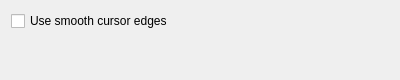
<?xml version="1.0" encoding="UTF-8"?>
<ui version="4.0">
	<class>KWin::XorCursorEffectConfigForm</class>
<widget class="QWidget" name="KWin::XorCursorEffectConfigForm">
	<property name="geometry">
	<rect>
	<x>0</x>
<y>0</y>
<width>400</width>
<height>80</height>
</rect>
</property>
<layout class="QVBoxLayout" name="verticalLayout">
	<item>
	<widget class="QCheckBox" name="kcfg_SmoothCursor">
	<property name="text">
	<string>Use smooth cursor edges</string>
</property>
<property name="toolTip">
	<string>Render the inverting cursor with bilinear filtering (smooth) instead of nearest-neighbour (crisp).</string>
</property>
</widget>
</item>
<item>
	<spacer name="verticalSpacer">
	<property name="orientation">
	<enum>Qt::Vertical</enum>
</property>
<property name="sizeHint" stdset="0">
	<size>
	<width>20</width>
<height>40</height>
</size>
</property>
</spacer>
</item>
</layout>
</widget>
<resources/>
<connections/>
</ui>
